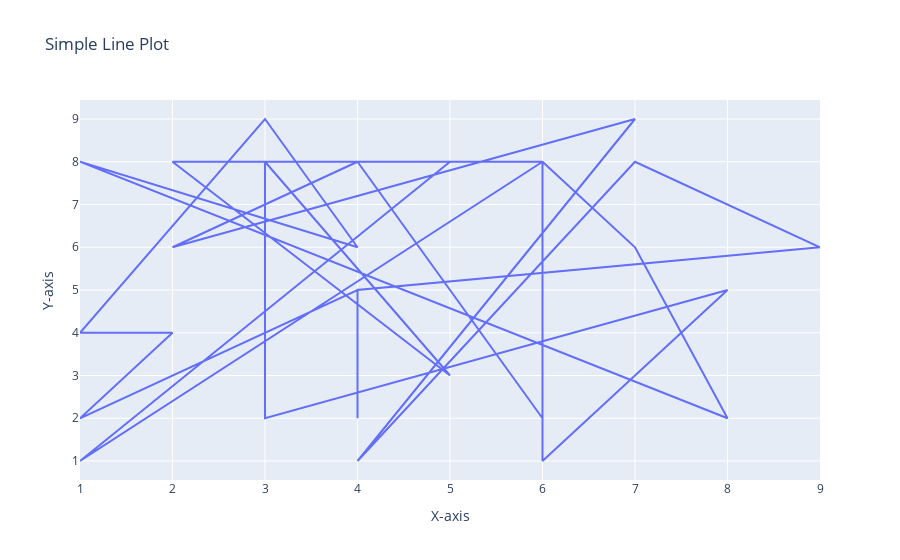

Source (notebook cell):
### Markdown cell above
20. Using Plotly, create a basic line plot of a randomly generated dataset, label the axes, and set the title as 'Simple Line Plot'.

### Code cell
import plotly.graph_objects as go
x = np.random.randint(1, 10, 30)
y = np.random.randint(1, 10, 30)
fig = go.Figure(data=[go.Scatter(x=x, y=y, mode='lines')])
fig.update_layout(title='Simple Line Plot', xaxis_title='X-axis', yaxis_title='Y-axis')
fig.show()

### Figure 1 — Plotly figure (JSON) as saved in the notebook; plotly's stock layout.template omitted (floating-point values rounded to 4 significant figures)
{"data": [{"mode": "lines", "type": "scatter", "x": [4, 2, 7, 4, 7, 9, 4, 4, 4, 1, 2, 1, 3, 4, 1, 8, 7, 6, 6, 8, 3, 3, 2, 5, 3, 5, 1, 6, 4, 6], "y": [8, 6, 9, 1, 8, 6, 5, 2, 5, 2, 4, 4, 9, 6, 8, 2, 6, 8, 1, 5, 2, 8, 8, 3, 8, 8, 1, 8, 8, 2]}], "layout": {"title": {"text": "Simple Line Plot"}, "xaxis": {"title": {"text": "X-axis"}}, "yaxis": {"title": {"text": "Y-axis"}}}}
